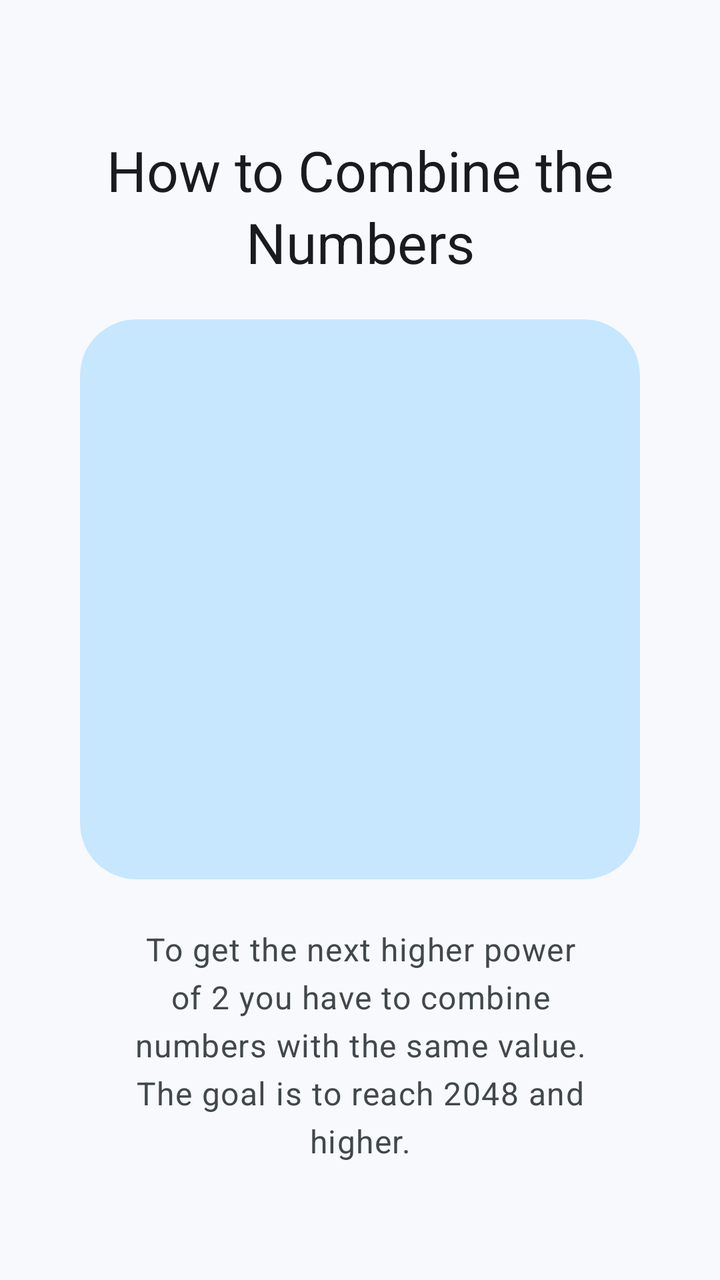
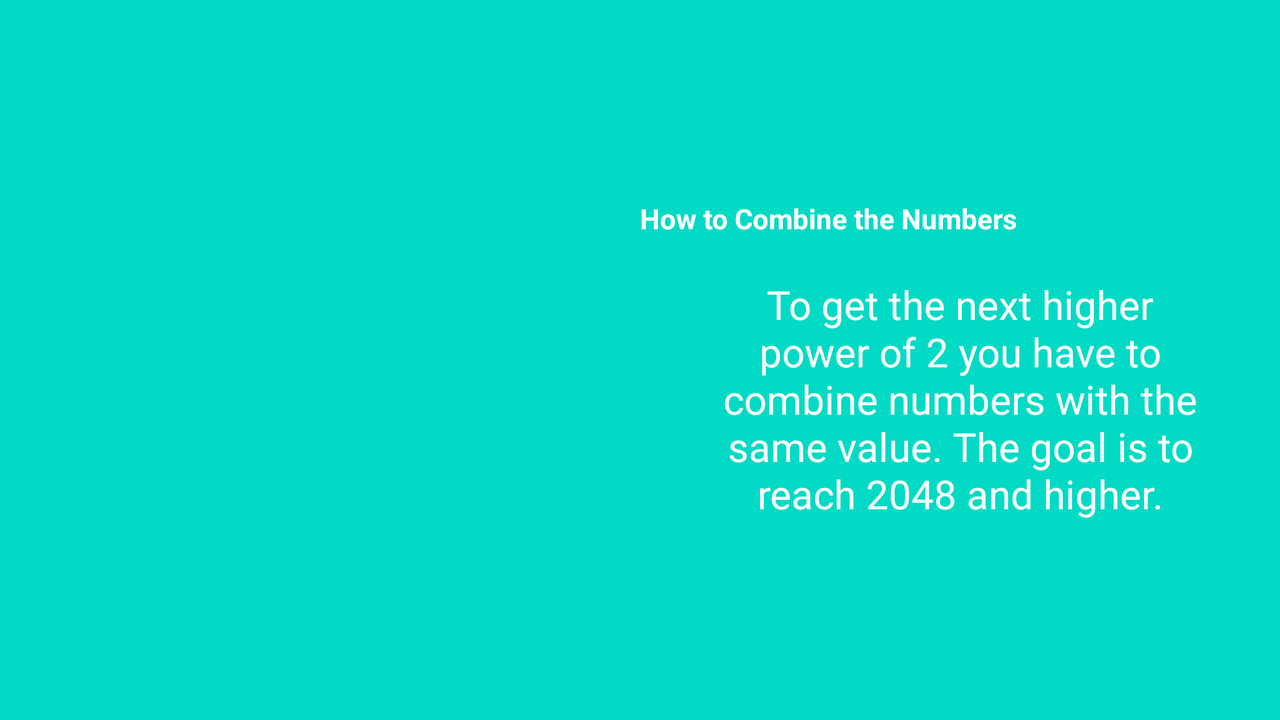

Two renders of one Android screen. The first uses the default layout on a phone; the second uses the alternative layout the repository ships for a different screen configuration, on a matching device. The two XML files are below.
<!-- AndroidManifest.xml: application theme Theme.YiPuzzles -->
<!-- res/layout/tutorial_slide4.xml -->
<?xml version="1.0" encoding="utf-8"?>
<ScrollView xmlns:android="http://schemas.android.com/apk/res/android"
    xmlns:app="http://schemas.android.com/apk/res-auto"
    android:layout_width="match_parent"
    android:layout_height="match_parent"
    android:fillViewport="true">

    <LinearLayout
        android:layout_width="match_parent"
        android:layout_height="wrap_content"
        android:gravity="center"
        android:orientation="vertical"
        android:paddingStart="24dp"
        android:paddingTop="24dp"
        android:paddingEnd="24dp"
        android:paddingBottom="16dp">

        <TextView
            android:layout_width="wrap_content"
            android:layout_height="wrap_content"
            android:layout_marginBottom="20dp"
            android:gravity="center"
            android:text="@string/Tutorial_Titel_Add"
            android:textAppearance="?attr/textAppearanceHeadlineMedium"
            android:textColor="?attr/colorOnSurface" />

        <com.google.android.material.card.MaterialCardView
            style="?attr/materialCardViewFilledStyle"
            android:layout_width="wrap_content"
            android:layout_height="wrap_content"
            app:cardBackgroundColor="?attr/colorPrimaryContainer"
            app:contentPadding="20dp"
            app:shapeAppearance="@style/ShapeAppearance.Material3.Corner.ExtraLarge">

            <ImageView
                android:id="@+id/image4"
                android:layout_width="240dp"
                android:layout_height="240dp"
                android:contentDescription="@string/Tutorial_Titel_Add"
                android:scaleType="fitCenter" />

        </com.google.android.material.card.MaterialCardView>

        <TextView
            android:layout_width="wrap_content"
            android:layout_height="wrap_content"
            android:layout_marginTop="24dp"
            android:gravity="center"
            android:paddingStart="@dimen/desc_padding"
            android:paddingEnd="@dimen/desc_padding"
            android:text="@string/Tutorial_Add"
            android:textAlignment="center"
            android:textAppearance="?attr/textAppearanceBodyLarge"
            android:textColor="?attr/colorOnSurfaceVariant" />

    </LinearLayout>
</ScrollView>
<!-- resources referenced by this layout -->
<resources>
  <dimen name="desc_padding">40dp</dimen>
  <string name="Tutorial_Add">To get the next higher power of 2 you have to combine numbers with the same value. The goal is to reach 2048 and higher.</string>
  <string name="Tutorial_Titel_Add">How to Combine the Numbers</string>
  <style name="Theme.YiPuzzles" parent="Base.Theme.YiPuzzles" />
  <color name="md_theme_light_primary">#00658E</color>
  <color name="md_theme_light_onPrimary">#FFFFFF</color>
  <color name="md_theme_light_primaryContainer">#C7E7FF</color>
  <color name="md_theme_light_onPrimaryContainer">#001E2E</color>
  <color name="md_theme_light_secondary">#4F616E</color>
  <color name="md_theme_light_onSecondary">#FFFFFF</color>
  <color name="md_theme_light_secondaryContainer">#D2E5F5</color>
  <color name="md_theme_light_onSecondaryContainer">#0B1D29</color>
  <color name="md_theme_light_tertiary">#63597C</color>
  <color name="md_theme_light_onTertiary">#FFFFFF</color>
  <color name="md_theme_light_tertiaryContainer">#E9DDFF</color>
  <color name="md_theme_light_onTertiaryContainer">#1F1635</color>
  <color name="md_theme_light_error">#BA1A1A</color>
  <color name="md_theme_light_onError">#FFFFFF</color>
  <color name="md_theme_light_errorContainer">#FFDAD6</color>
  <color name="md_theme_light_onErrorContainer">#410002</color>
  <color name="md_theme_light_background">#F7F9FC</color>
  <color name="md_theme_light_onBackground">#191C1E</color>
  <color name="md_theme_light_surface">#F7F9FC</color>
  <color name="md_theme_light_onSurface">#191C1E</color>
  <color name="md_theme_light_surfaceVariant">#DDE3EA</color>
  <color name="md_theme_light_onSurfaceVariant">#41484D</color>
  <color name="md_theme_light_outline">#71787E</color>
  <color name="md_theme_light_outlineVariant">#C1C7CE</color>
  <color name="md_theme_light_inverseSurface">#2E3133</color>
  <color name="md_theme_light_inverseOnSurface">#EFF1F3</color>
  <color name="md_theme_light_inversePrimary">#85CFFF</color>
  <color name="md_theme_light_surfaceDim">#D8DADD</color>
  <color name="md_theme_light_surfaceBright">#F7F9FC</color>
  <color name="md_theme_light_surfaceContainerLowest">#FFFFFF</color>
  <color name="md_theme_light_surfaceContainerLow">#F2F4F7</color>
  <color name="md_theme_light_surfaceContainer">#ECEEF1</color>
  <color name="md_theme_light_surfaceContainerHigh">#E6E8EB</color>
  <color name="md_theme_light_surfaceContainerHighest">#E0E3E5</color>
  <style name="Widget.YiPuzzles.Toolbar" parent="Widget.Material3.Toolbar.OnSurface">
          <item name="titleCentered">false</item>
      </style>
  <style name="ThemeOverlay.YiPuzzles.MaterialAlertDialog" parent="ThemeOverlay.Material3.MaterialAlertDialog">
          <item name="shapeAppearanceOverlay">@style/ShapeAppearance.Material3.Corner.ExtraLarge</item>
      </style>
  <!-- some entries are left out for length -->
</resources>
<!-- res/layout-land/tutorial_slide4.xml (the repository's variant of the layout above) -->
<!-- drawn on the phone turned sideways -->
<?xml version="1.0" encoding="utf-8"?>
<RelativeLayout xmlns:android="http://schemas.android.com/apk/res/android"
    android:layout_width="match_parent"
    android:layout_height="match_parent"
    android:background="@color/colorAccent">

    <LinearLayout
        android:layout_width="wrap_content"
        android:layout_height="match_parent"
        android:layout_alignParentStart="true"
        android:layout_alignParentTop="true"
        android:gravity="center_vertical|center_horizontal"
        android:orientation="horizontal">

        <ImageView
            android:id="@+id/image4"
            android:layout_width="300dp"
            android:layout_height="300dp"
            android:layout_marginLeft="10dp"
            android:layout_marginRight="10dp" />

        <LinearLayout
            android:layout_width="wrap_content"
            android:layout_height="wrap_content"
            android:orientation="vertical"
            android:gravity="start">

            <TextView
                android:layout_width="wrap_content"
                android:layout_height="wrap_content"
                android:text="@string/Tutorial_Titel_Add"
                android:textColor="@android:color/white"
                android:textSize="@dimen/slide_title"
                android:textStyle="bold"
                android:layout_marginBottom="20dp" />

            <TextView
                android:layout_width="wrap_content"
                android:layout_height="wrap_content"
                android:gravity="center"
                android:paddingLeft="@dimen/desc_padding"
                android:paddingRight="@dimen/desc_padding"
                android:text="@string/Tutorial_Add"
                android:textAlignment="center"
                android:textColor="@android:color/white"
                android:textSize="20sp" />

        </LinearLayout>

    </LinearLayout>
</RelativeLayout>
